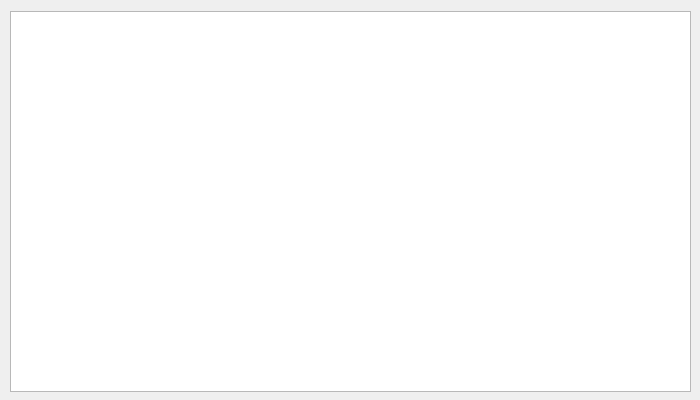
<?xml version="1.0" encoding="UTF-8"?>
<ui version="4.0">
 <class>bookdialog</class>
 <widget class="QDialog" name="bookdialog">
  <property name="geometry">
   <rect>
    <x>0</x>
    <y>0</y>
    <width>700</width>
    <height>400</height>
   </rect>
  </property>
  <property name="sizePolicy">
   <sizepolicy hsizetype="Fixed" vsizetype="Fixed">
    <horstretch>0</horstretch>
    <verstretch>0</verstretch>
   </sizepolicy>
  </property>
  <property name="windowTitle">
   <string>Dialog</string>
  </property>
  <widget class="QTableView" name="bookTable">
   <property name="geometry">
    <rect>
     <x>10</x>
     <y>11</y>
     <width>681</width>
     <height>381</height>
    </rect>
   </property>
  </widget>
 </widget>
 <resources/>
 <connections/>
</ui>
